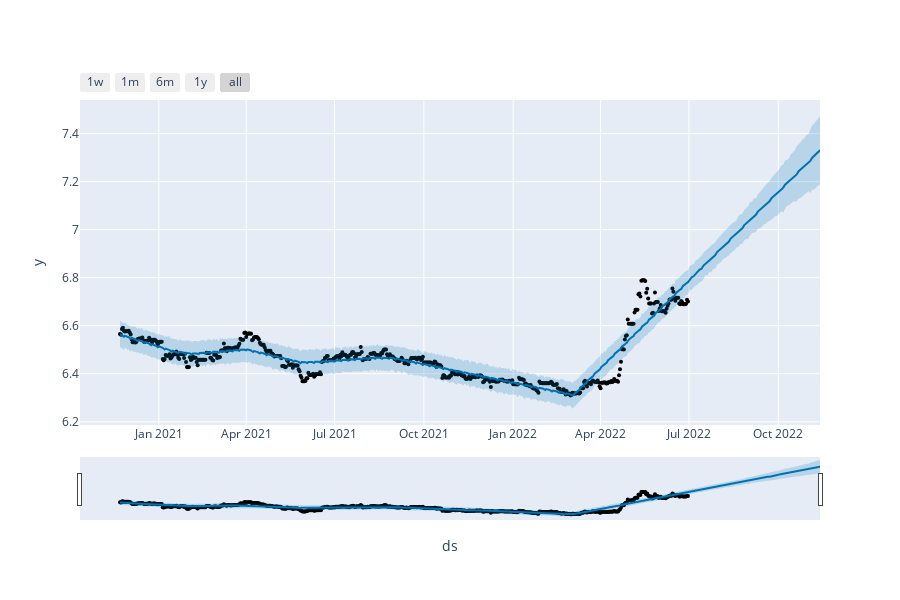

Notebook cell for this chart:
### Code cell
# Creating the model based on training data and visualising the future trend
model_usd_cny = Prophet(changepoint_prior_scale=0.01, seasonality_mode='multiplicative', \
            weekly_seasonality=True, \
            daily_seasonality=False)

model_usd_cny.fit(data_train_cny)
future_days = model_usd_cny.make_future_dataframe(periods=68, freq='2D')

forecast_days = model_usd_cny.predict(future_days)
forecast_days['yhat'] = forecast_days['yhat'].clip(lower=0)

plot_plotly(model_usd_cny, forecast_days)

### Figure 1 — Plotly figure (JSON) as saved in the notebook; plotly's stock layout.template omitted (floating-point values rounded to 4 significant figures; data arrays with more than 128 entries replaced by an {"elided": "..."} marker saying what was removed)
{"data": [{"marker": {"color": "black", "size": 4}, "mode": "markers", "name": "Actual", "type": "scatter", "x": {"elided": "584 str values"}, "y": {"elided": "584 float values"}}, {"hoverinfo": "skip", "line": {"width": 0}, "mode": "lines", "type": "scatter", "x": {"elided": "652 str values"}, "y": {"elided": "652 float values"}}, {"fill": "tonexty", "fillcolor": "rgba(0, 114, 178, 0.2)", "line": {"color": "#0072B2", "width": 2}, "mode": "lines", "name": "Predicted", "type": "scatter", "x": {"elided": "652 str values"}, "y": {"elided": "652 float values"}}, {"fill": "tonexty", "fillcolor": "rgba(0, 114, 178, 0.2)", "hoverinfo": "skip", "line": {"width": 0}, "mode": "lines", "type": "scatter", "x": {"elided": "652 str values"}, "y": {"elided": "652 float values"}}], "layout": {"height": 600, "showlegend": false, "width": 900, "xaxis": {"rangeselector": {"buttons": [{"count": 7, "label": "1w", "step": "day", "stepmode": "backward"}, {"count": 1, "label": "1m", "step": "month", "stepmode": "backward"}, {"count": 6, "label": "6m", "step": "month", "stepmode": "backward"}, {"count": 1, "label": "1y", "step": "year", "stepmode": "backward"}, {"step": "all"}]}, "rangeslider": {"visible": true}, "title": {"text": "ds"}, "type": "date"}, "yaxis": {"title": {"text": "y"}}}}
